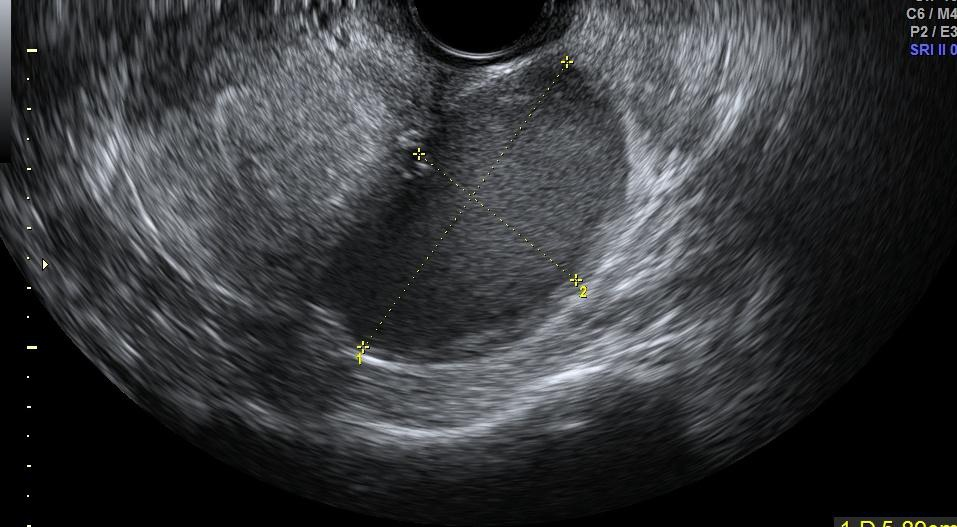
#> input picture Chocolate_Cyst/images/1048.JPG, 957 x 527 px, found by its file name; its folder holds only this picture in this run
$ python average_grayscale_level.py
#> lines starting #> are read from the running program, lines starting #| are printed output that depends on the picture; long printed decimals are rounded
import cv2
import numpy as np
import os
import matplotlib.pyplot as plt
# input_folder = "F:/MMOTU_DS2Net-main/data/OTU-2D-Dataset-main/8_layers/Chocolate_Cyst/edited_images"
# input_folder = "F:/MMOTU_DS2Net-main/data/OTU-2D-Dataset-main/8_layers/High-grade_Serous_Cystadenoma/edited_images"
input_folder = 'images'
mask_folder = 'annotations'
# Get name of all the image files in the input folder
file_names = [f for f in os.listdir(input_folder) if f.endswith('.JPG')]
avr_list = []
contrast_list = []
count = 0
for file_name in file_names:
    # Input image path
    input_image_path = os.path.join(input_folder, file_name)
    # Open the input image
    image = cv2.imread(input_image_path)
#> image is the input picture: shape (527, 957, 3); mean B, G, R 56.7, 54.2, 52.9
    #Convert the image to grayscale
    image = cv2.cvtColor(image, cv2.COLOR_BGR2GRAY)
#> image: shape (527, 957)
    #Find the non-zero coordinates of the mask image
    mask_image_path = os.path.join(mask_folder, file_name.replace('.JPG', '.PNG'))
    mask_image = cv2.imread(mask_image_path, cv2.IMREAD_GRAYSCALE)
#> mask_image: shape (527, 957); min 0, max 255, mean 54.1
    non_zero_coords = np.where(mask_image > 0)
#> non_zero_coords = 425083 positions, rows 0 to 526, columns 0 to 956
    # Create an empty image to hold the masked part (same size as original)
    masked_image = np.zeros_like(image) # zeros
    masked_image[non_zero_coords] = image[non_zero_coords]
    #calculate the average grayscale level of the non-zero coordinates in iput image
    average_grayscale_level = np.mean(masked_image[non_zero_coords])
#> average_grayscale_level = 64.21
    # std = standard deviation (độ lệch chuẩn)
    contrast = np.std(masked_image[non_zero_coords])
#> contrast = 43.41
    # the higher the contrast is, the more details in the image and the more the roughness of the image

    print(f"Average grayscale level of {file_name}: {average_grayscale_level} - Contrast: {contrast}")
#| Average grayscale level of 1048.JPG: 64.209 - Contrast: 43.411
    avr_list.append(average_grayscale_level)
    contrast_list.append(contrast)
    # [23 lines of commented-out code are left out]
n, bins, patches = plt.hist(avr_list, bins=10, edgecolor='black', color='blue')
#> n = [0, 0, 0, 0, 0, 1, 0, 0, 0, 0]; bins = [63.71, 63.81, 63.91, 64.01, 64.11, 64.21, 64.31, 64.41, 64.51, 64.61, 64.71]; patches = 10 items
# Thêm số chính xác phía trên mỗi thanh
for i in range(len(patches)):
    height = n[i]  # chiều cao của mỗi thanh (frequency)
    plt.text(patches[i].get_x() + patches[i].get_width() / 2, height,  # vị trí trung tâm thanh
             f'{int(height)}', ha='center', va='bottom')  # nội dung số
#> this loop made 10 passes
#> height on passes 1 to 10: 0, 0, 0, 0, 0, 1, 0, 0, 0, 0
plt.xticks(bins)  # Đặt các nhãn x cho các bin

plt.xlabel('Average Grayscale Level')
plt.ylabel('Frequency')
# Cố định các mốc trên trục x và trục y
plt.xlim(0, 240)
# khoảng cách giữa mỗi mốc của trục x là 20
plt.xticks(np.arange(0, 201, 20))
plt.ylim(0, 90)
plt.title('Histogram of Average Grayscale Level Values')
plt.grid(True)
plt.show()
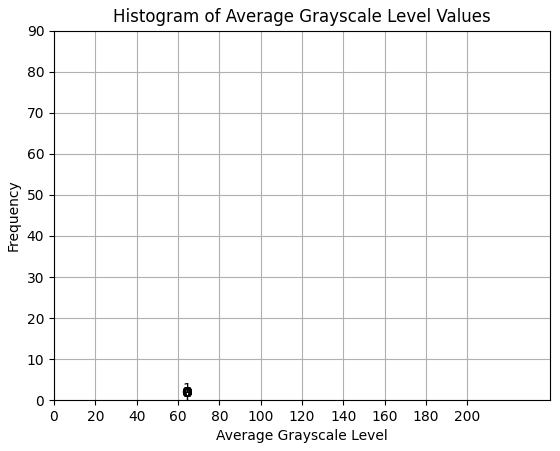
#> figure drawn by matplotlib, 1 panel; tallest bar 1 high, from x = 64.21 to 64.31
